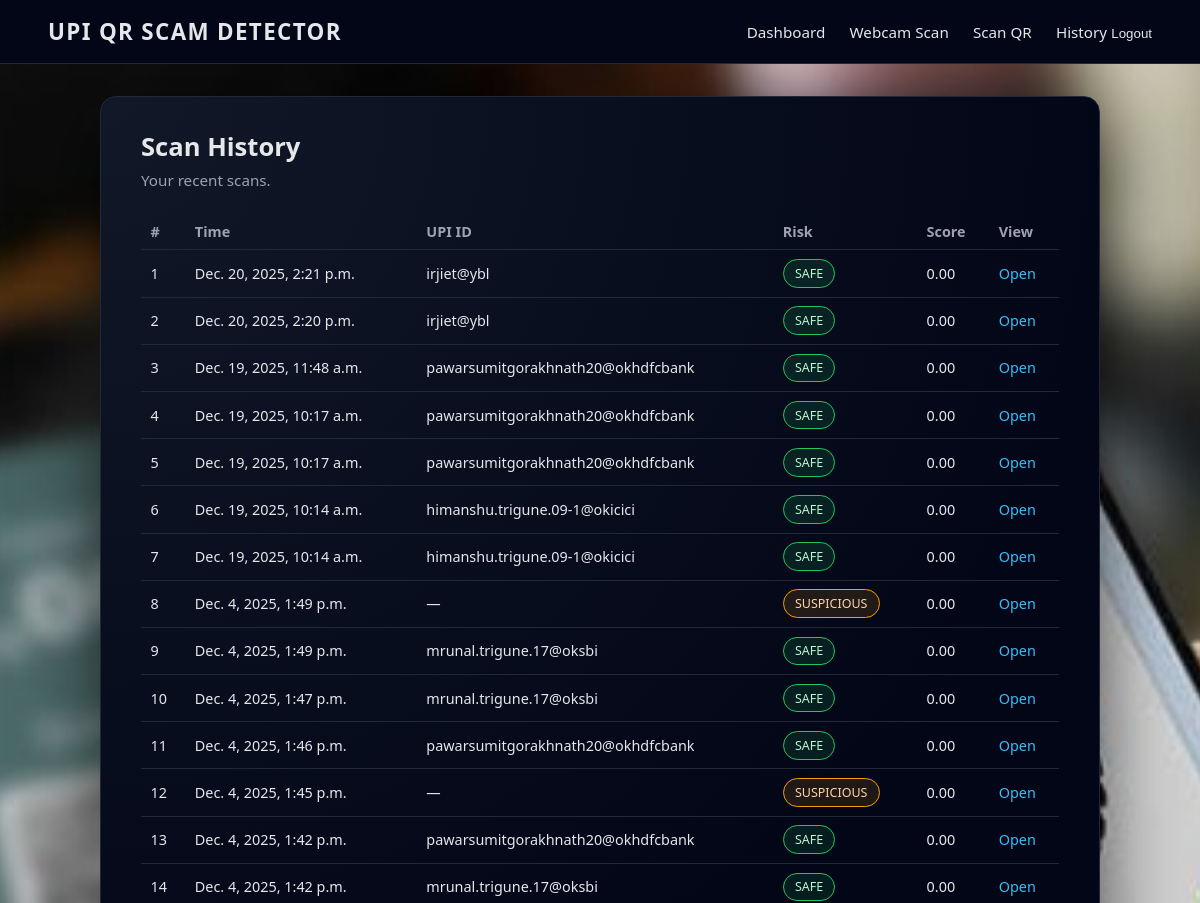
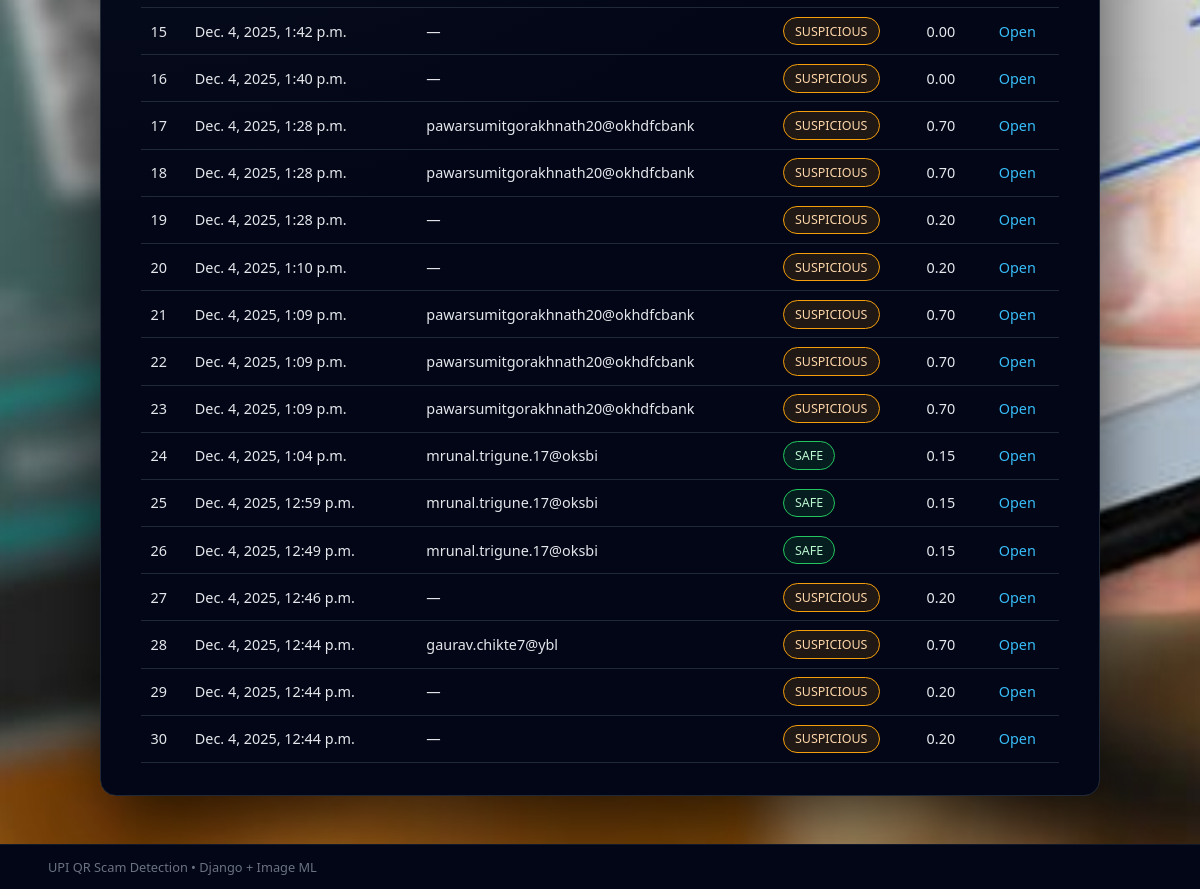
The page /history/ (signed in) on the database as committed earlier (2 pictures, top to bottom).
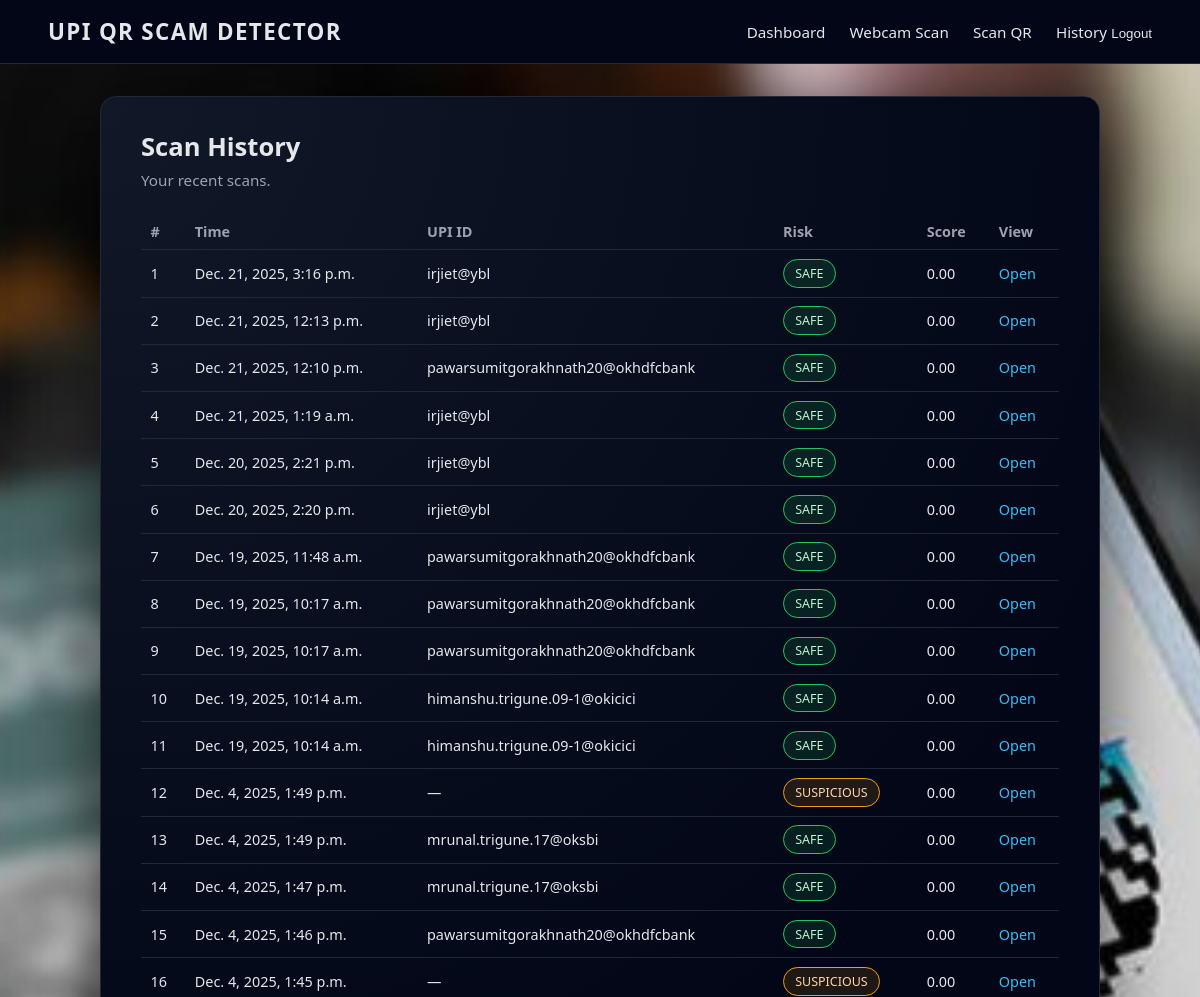
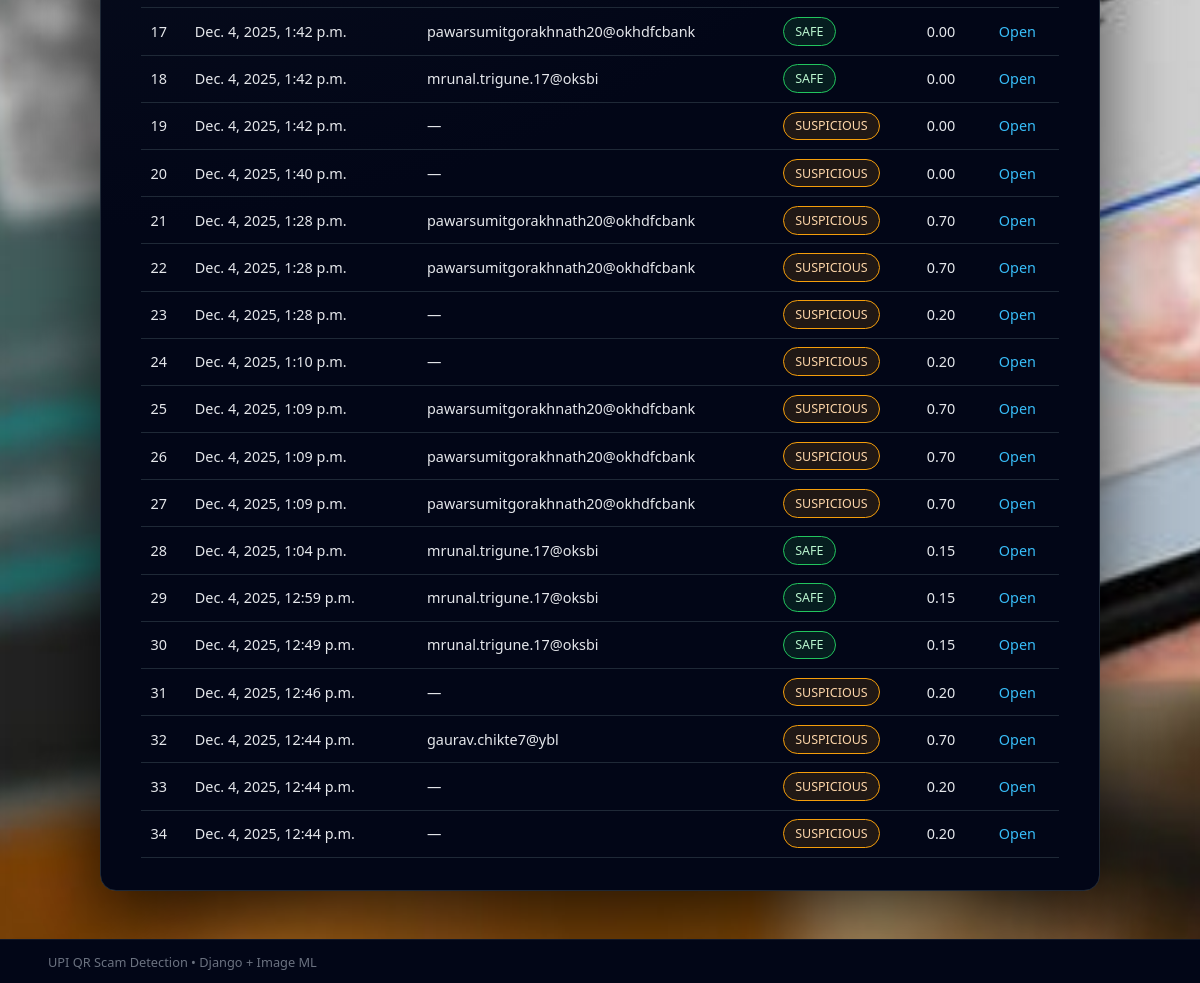
The same page on the database as committed later (2 pictures, top to bottom).
### qr_detector/models.py (models this page shows, shortened)
class QRScanResult(models.Model):
    RISK_SAFE = "SAFE"
    RISK_SCAM = "SCAM"
    RISK_SUSPICIOUS = "SUSPICIOUS"
    RISK_CHOICES = [
        (RISK_SAFE, "Safe"),
        (RISK_SCAM, "Scam"),
        (RISK_SUSPICIOUS, "Suspicious"),
    ]
    uploaded_image = models.ImageField(upload_to="qr_uploads/")
    decoded_text = models.TextField(blank=True)
    upi_id = models.CharField(max_length=120, blank=True)
    name = models.CharField(max_length=200, blank=True)
    receiver = models.CharField(max_length=200, blank=True)
    risk_level = models.CharField(max_length=20, choices=RISK_CHOICES, default=RISK_SUSPICIOUS)
    reason = models.TextField(blank=True)
    ml_score = models.FloatField(null=True, blank=True)
    created_at = models.DateTimeField(auto_now_add=True)
    user = models.ForeignKey(
        "auth.User",
        on_delete=models.CASCADE,
        related_name="qr_scans",
        null=True,
        blank=True,
    )

### qr_detector/views.py (the view)
# urls.py: path("history/", views.history, name="history"),
@login_required
def history(request):
    scans = QRScanResult.objects.filter(user=request.user).order_by("-created_at")[:100]
    return render(request, "qr_detector/history.html", {"scans": scans})

### templates/qr_detector/history.html
{% extends "qr_detector/base.html" %}
{% block content %}
<section class="card">
    <h2>Scan History</h2>
    <p class="subtitle">Your recent scans.</p>
    <table class="history-table">
        <thead>
            <tr>
                <th>#</th>
                <th>Time</th>
                <th>UPI ID</th>
                <th>Risk</th>
                <th>Score</th>
                <th>View</th>
            </tr>
        </thead>
        <tbody>
        {% for scan in scans %}
            <tr>
                <td>{{ forloop.counter }}</td>
                <td>{{ scan.created_at }}</td>
                <td>{{ scan.upi_id|default:"—" }}</td>
                <td><span class="risk-pill risk-{{ scan.risk_level|lower }}">{{ scan.risk_level }}</span></td>
                <td>{{ scan.ml_score|floatformat:2 }}</td>
                <td><a href="{% url 'scan_result' scan.id %}" class="link-view">Open</a></td>
            </tr>
        {% empty %}
            <tr><td colspan="6" class="empty-row">No scans yet.</td></tr>
        {% endfor %}
        </tbody>
    </table>
</section>
{% endblock %}

### templates/qr_detector/base.html (shortened to what this page needs)
{% load static %}
<!DOCTYPE html>
<html lang="en">
<head>
    <link href="{% static 'css/style.css' %}" rel="stylesheet">
</head>
<body>
<div class="page-wrapper">
    <header class="top-bar">
        <h1 class="logo">UPI QR Scam Detector</h1>
        <nav>
            {% if user.is_authenticated %}
                <a href="{% url 'dashboard' %}">Dashboard</a>
                <a href="{% url 'webcam_scan' %}">Webcam Scan</a>
                <a href="{% url 'index' %}">Scan QR</a>
                <a href="{% url 'history' %}">History</a>
                <form action="{% url 'logout' %}" method="post" style="display:inline;">
                    <button type="submit" style="background:none;border:none;color:#e5e7eb;cursor:pointer;">
                        Logout
                    </button>
                </form>
            {% else %}
                <a href="{% url 'login' %}">Login</a>
                <a href="{% url 'signup' %}">Signup</a>
            {% endif %}
        </nav>
    </header>
    <main class="content">
        {% block content %}{% endblock %}
    </main>
    <footer class="footer">
        UPI QR Scam Detection • Django + Image ML
    </footer>
</div>
</body>
</html>

### static/css/style.css (style rules this page uses)
* { margin: 0; padding: 0; box-sizing: border-box; }
body { background: url("../img/bg.jpg") no-repeat center center fixed; background-size: cover; margin: 0; padding: 0; color: #e5e7eb; font-family: system-ui, sans-serif; }
.page-wrapper { min-height: 100vh; display: flex; flex-direction: column; }
.content { flex: 1; padding: 2rem 3rem 3rem; }
.top-bar { display: flex; justify-content: space-between; align-items: center; padding: 1rem 3rem; background: #020617; border-bottom: 1px solid #1f2937; position: sticky; top: 0; z-index: 20; }
.logo { font-size: 1.4rem; font-weight: 700; letter-spacing: 0.06em; text-transform: uppercase; }
.top-bar nav a { margin-left: 1.25rem; color: #e5e7eb; text-decoration: none; font-size: 0.95rem; }
.card { max-width: 1000px; margin: 0 auto; padding: 2rem 2.5rem; border-radius: 1rem; background: radial-gradient(circle at top left, #111827, #020617 55%); border: 1px solid #1f2937; box-shadow: 0 24px 80px rgba(0, 0, 0, 0.7); }
.card h2 { font-size: 1.6rem; margin-bottom: 0.4rem; }
.subtitle { font-size: 0.95rem; color: #9ca3af; margin-bottom: 1.4rem; }
.risk-safe { background: rgba(34, 197, 94, 0.16); border: 1px solid #22c55e; color: #bbf7d0; }
.risk-suspicious { background: rgba(245, 158, 11, 0.16); border: 1px solid #f59e0b; color: #fed7aa; }
.history-table { width: 100%; border-collapse: collapse; margin-top: 1rem; font-size: 0.9rem; }
.history-table th, .history-table td { padding: 0.55rem 0.6rem; border-bottom: 1px solid #1f2937; }
.history-table th { text-align: left; color: #9ca3af; }
.risk-pill { display: inline-block; padding: 0.3rem 0.7rem; border-radius: 999px; font-size: 0.78rem; }
.risk-pill.risk-safe { background: rgba(34, 197, 94, 0.12); border: 1px solid #22c55e; color: #bbf7d0; }
.risk-pill.risk-suspicious { background: rgba(245, 158, 11, 0.12); border: 1px solid #f59e0b; color: #fed7aa; }
.link-view { color: #38bdf8; text-decoration: none; }
.footer { padding: 0.8rem 3rem; border-top: 1px solid #111827; background: url("../img/bg.jpg"); background: #020617; font-size: 0.8rem; color: #6b7280; }

Rows that differ between the two databases and show on the page:
added QRScanResult: created_at "Dec. 21, 2025, 3:16 p.m.", upi_id "irjiet@ybl", risk_level "SAFE", ml_score "0.00"
added QRScanResult: created_at "Dec. 21, 2025, 12:13 p.m.", upi_id "irjiet@ybl", risk_level "SAFE", ml_score "0.00"
added QRScanResult: created_at "Dec. 21, 2025, 12:10 p.m.", upi_id "pawarsumitgorakhnath20@okhdfcbank", risk_level "SAFE", ml_score "0.00"
added QRScanResult: created_at "Dec. 21, 2025, 1:19 a.m.", upi_id "irjiet@ybl", risk_level "SAFE", ml_score "0.00"
